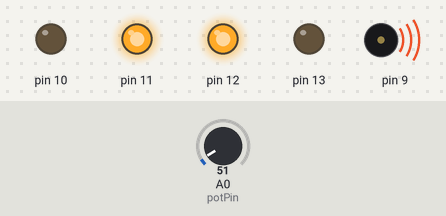
A sketch run on a simulated Arduino Uno, built with avr-gcc and run on an emulated ATmega328P. Parts: output pins drawn as LEDs (lit = HIGH), buzzer (waves = sounding). The test bench sets the inputs (shaded band); at power-on: A0 (potPin) = 51.

Above: at 14.3 s.
14.4 s: A0 (potPin) set to 149
28.4 s: A0 (potPin) set to 171
At 30.0 s:
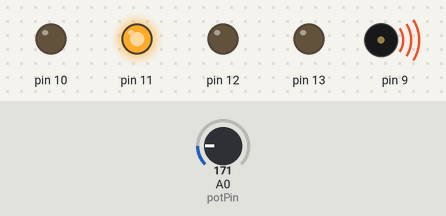
38.5 s: A0 (potPin) set to 112
At 40.1 s:
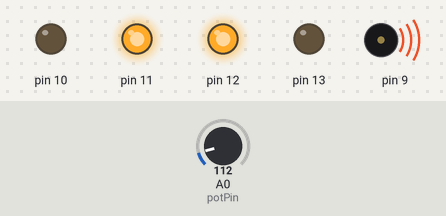
48.6 s: A0 (potPin) set to 163
At 53.3 s:
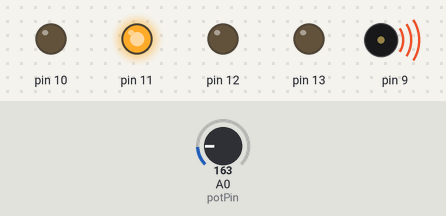
Timing chart, 0 to 54.8 s (numbered marks = the images above; inputs shaded):
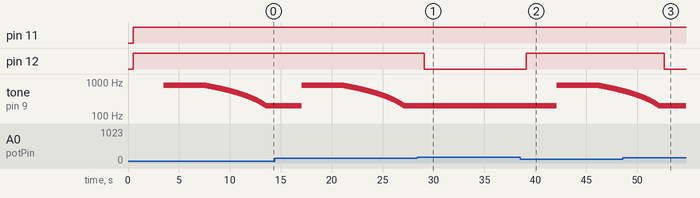

The sketch:

ganwenbeidian.ino
```cpp
#include "DHT.h"
int potPin = A0;
int temperature = 0;
float val=0;


void setup() {
  Serial.begin(9600);    //这是设定串行波特率为9600
  pinMode(13, OUTPUT);
  pinMode(12, OUTPUT);
  pinMode(11, OUTPUT);
  pinMode(10, OUTPUT);
}
void loop() {
  temperature = analogRead(potPin); //temp变量为从LM35信号口读取到的数值
  val = ((temperature+1)*0.0048828125*100); //把读取到的temp转换为温度数值

  delay(500);                 //延时半秒，1000为1秒，主要是防止刷新过快

if (val>80)                                               //热水温区，红色
{
  digitalWrite(13, 0);
  digitalWrite(12, 0);
  digitalWrite(11, 255);
}
else if (val>=70 && val<80)                              //最佳冲泡区，橙色
{
  digitalWrite(13, 0);
  digitalWrite(12, 181);
  digitalWrite(11, 248);
}
else if (val>60 && val<70)                              //冲泡区~饮用区，黄绿色
{
  digitalWrite(13, 0);
  digitalWrite(12, 248);
  digitalWrite(11, 188);
}
else if (val=60)                                               //响铃温度，60，黄色
{
  digitalWrite(13, 0);
  digitalWrite(12, 255);
  digitalWrite(11, 255);
  for(int i=200;i<=800;i++)                    //用循环的方式将频率从200HZ 增加到800HZ
{
  pinMode(9,OUTPUT);
  tone(9,i);                            //在九号端口输出频率
  delay(5);                              //该频率维持5毫秒
}
delay(4000);                            //最高频率下维持4秒钟
for(int i=800;i>=200;i--)
{
  pinMode(9,OUTPUT);
  tone(9,i);
  delay(10);
}
}
else if (val>=45 && val<60)                              //此区域间温度饮茶等既能保证最佳风味又能尽可能保护口腔及食道黏膜不受伤害，绿色
{
  digitalWrite(13, 0);
  digitalWrite(12, 255);
  digitalWrite(11, 0);
}
else if (val>=20 && val<=45)                              //温水区，日常饮水的适宜温度，蓝色
{
  digitalWrite(13, 255);
  digitalWrite(12, 0);
  digitalWrite(11, 0);
}
else if (val<=20)                                         //凉水区，紫色
{
  digitalWrite(13, 249);
  digitalWrite(12, 119);
  digitalWrite(11, 192);
}

}
```

Measured:
- the behaviour switches between 162 and 163 on A0 (potPin) (found by bisection; images 0 and 1)
- after the input at 28.4 s, pin 12: HIGH → LOW after 0.69 s
- after the input at 38.5 s, pin 12: LOW → HIGH after 0.60 s; tone on pin 9: plays 800 Hz for 4.0 s, 799 Hz for 0.01 s, 798 Hz for 0.01 s, 797 Hz for 0.01 s, 796 Hz for 0.01 s, 795 Hz for 0.01 s … (248 notes in this stretch), starting after 3.6 s
- after the input at 48.6 s, pin 12: HIGH → LOW after 4.0 s; tone on pin 9: goes on until 52.1 s, then stays 200 Hz
- by itself, tone on pin 9: plays 800 Hz for 4.0 s, 799 Hz for 0.01 s, 798 Hz for 0.01 s, 797 Hz for 0.01 s, 796 Hz for 0.01 s, 795 Hz for 0.01 s … (601 notes in this stretch)
